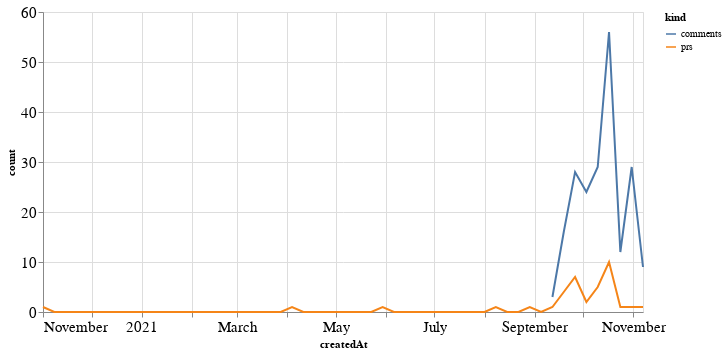

The code cell stored with this chart in its notebook:
### Code cell
alt.Chart(total_time, width=600).mark_line().encode(
    x='createdAt',
    y='count',
    color='kind'
)

### Figure 1 — Vega-Lite specification as saved in the notebook (floating-point values rounded to 4 significant figures)
{"config": {"axisLeft": {"labelFontSize": 15}, "axisBottom": {"labelFontSize": 15}}, "data": {"name": "data-c708c2fb6cfbdeb8e04a9aa055203678"}, "mark": "line", "encoding": {"color": {"type": "nominal", "field": "kind"}, "x": {"type": "temporal", "field": "createdAt"}, "y": {"type": "quantitative", "field": "count"}}, "width": 600, "$schema": "https://vega.github.io/schema/vega-lite/v4.8.1.json", "datasets": {"data-c708c2fb6cfbdeb8e04a9aa055203678": [{"createdAt": "2020-11-01T00:00:00", "kind": "prs", "count": 1.0}, {"createdAt": "2020-11-08T00:00:00", "kind": "prs", "count": 0.0}, {"createdAt": "2020-11-15T00:00:00", "kind": "prs", "count": 0.0}, {"createdAt": "2020-11-22T00:00:00", "kind": "prs", "count": 0.0}, {"createdAt": "2020-11-29T00:00:00", "kind": "prs", "count": 0.0}, {"createdAt": "2020-12-06T00:00:00", "kind": "prs", "count": 0.0}, {"createdAt": "2020-12-13T00:00:00", "kind": "prs", "count": 0.0}, {"createdAt": "2020-12-20T00:00:00", "kind": "prs", "count": 0.0}, {"createdAt": "2020-12-27T00:00:00", "kind": "prs", "count": 0.0}, {"createdAt": "2021-01-03T00:00:00", "kind": "prs", "count": 0.0}, {"createdAt": "2021-01-10T00:00:00", "kind": "prs", "count": 0.0}, {"createdAt": "2021-01-17T00:00:00", "kind": "prs", "count": 0.0}, {"createdAt": "2021-01-24T00:00:00", "kind": "prs", "count": 0.0}, {"createdAt": "2021-01-31T00:00:00", "kind": "prs", "count": 0.0}, {"createdAt": "2021-02-07T00:00:00", "kind": "prs", "count": 0.0}, {"createdAt": "2021-02-14T00:00:00", "kind": "prs", "count": 0.0}, {"createdAt": "2021-02-21T00:00:00", "kind": "prs", "count": 0.0}, {"createdAt": "2021-02-28T00:00:00", "kind": "prs", "count": 0.0}, {"createdAt": "2021-03-07T00:00:00", "kind": "prs", "count": 0.0}, {"createdAt": "2021-03-14T00:00:00", "kind": "prs", "count": 0.0}, {"createdAt": "2021-03-21T00:00:00", "kind": "prs", "count": 0.0}, {"createdAt": "2021-03-28T00:00:00", "kind": "prs", "count": 0.0}, {"createdAt": "2021-04-04T00:00:00", "kind": "prs", "count": 1.0}, {"createdAt": "2021-04-11T00:00:00", "kind": "prs", "count": 0.0}, {"createdAt": "2021-04-18T00:00:00", "kind": "prs", "count": 0.0}, {"createdAt": "2021-04-25T00:00:00", "kind": "prs", "count": 0.0}, {"createdAt": "2021-05-02T00:00:00", "kind": "prs", "count": 0.0}, {"createdAt": "2021-05-09T00:00:00", "kind": "prs", "count": 0.0}, {"createdAt": "2021-05-16T00:00:00", "kind": "prs", "count": 0.0}, {"createdAt": "2021-05-23T00:00:00", "kind": "prs", "count": 0.0}, {"createdAt": "2021-05-30T00:00:00", "kind": "prs", "count": 1.0}, {"createdAt": "2021-06-06T00:00:00", "kind": "prs", "count": 0.0}, {"createdAt": "2021-06-13T00:00:00", "kind": "prs", "count": 0.0}, {"createdAt": "2021-06-20T00:00:00", "kind": "prs", "count": 0.0}, {"createdAt": "2021-06-27T00:00:00", "kind": "prs", "count": 0.0}, {"createdAt": "2021-07-04T00:00:00", "kind": "prs", "count": 0.0}, {"createdAt": "2021-07-11T00:00:00", "kind": "prs", "count": 0.0}, {"createdAt": "2021-07-18T00:00:00", "kind": "prs", "count": 0.0}, {"createdAt": "2021-07-25T00:00:00", "kind": "prs", "count": 0.0}, {"createdAt": "2021-08-01T00:00:00", "kind": "prs", "count": 0.0}, {"createdAt": "2021-08-08T00:00:00", "kind": "prs", "count": 1.0}, {"createdAt": "2021-08-15T00:00:00", "kind": "prs", "count": 0.0}, {"createdAt": "2021-08-22T00:00:00", "kind": "prs", "count": 0.0}, {"createdAt": "2021-08-29T00:00:00", "kind": "prs", "count": 1.0}, {"createdAt": "2021-09-05T00:00:00", "kind": "prs", "count": 0.0}, {"createdAt": "2021-09-12T00:00:00", "kind": "prs", "count": 1.0}, {"createdAt": "2021-09-19T00:00:00", "kind": "prs", "count": 4.0}, {"createdAt": "2021-09-26T00:00:00", "kind": "prs", "count": 7.0}, {"createdAt": "2021-10-03T00:00:00", "kind": "prs", "count": 2.0}, {"createdAt": "2021-10-10T00:00:00", "kind": "prs", "count": 5.0}, {"createdAt": "2021-10-17T00:00:00", "kind": "prs", "count": 10.0}, {"createdAt": "2021-10-24T00:00:00", "kind": "prs", "count": 1.0}, {"createdAt": "2021-10-31T00:00:00", "kind": "prs", "count": 1.0}, {"createdAt": "2021-11-07T00:00:00", "kind": "prs", "count": 1.0}, {"createdAt": "2020-11-01T00:00:00", "kind": "comments", "count": null}, {"createdAt": "2020-11-08T00:00:00", "kind": "comments", "count": null}, {"createdAt": "2020-11-15T00:00:00", "kind": "comments", "count": null}, {"createdAt": "2020-11-22T00:00:00", "kind": "comments", "count": null}, {"createdAt": "2020-11-29T00:00:00", "kind": "comments", "count": null}, {"createdAt": "2020-12-06T00:00:00", "kind": "comments", "count": null}, {"createdAt": "2020-12-13T00:00:00", "kind": "comments", "count": null}, {"createdAt": "2020-12-20T00:00:00", "kind": "comments", "count": null}, {"createdAt": "2020-12-27T00:00:00", "kind": "comments", "count": null}, {"createdAt": "2021-01-03T00:00:00", "kind": "comments", "count": null}, {"createdAt": "2021-01-10T00:00:00", "kind": "comments", "count": null}, {"createdAt": "2021-01-17T00:00:00", "kind": "comments", "count": null}, {"createdAt": "2021-01-24T00:00:00", "kind": "comments", "count": null}, {"createdAt": "2021-01-31T00:00:00", "kind": "comments", "count": null}, {"createdAt": "2021-02-07T00:00:00", "kind": "comments", "count": null}, {"createdAt": "2021-02-14T00:00:00", "kind": "comments", "count": null}, {"createdAt": "2021-02-21T00:00:00", "kind": "comments", "count": null}, {"createdAt": "2021-02-28T00:00:00", "kind": "comments", "count": null}, {"createdAt": "2021-03-07T00:00:00", "kind": "comments", "count": null}, {"createdAt": "2021-03-14T00:00:00", "kind": "comments", "count": null}, {"createdAt": "2021-03-21T00:00:00", "kind": "comments", "count": null}, {"createdAt": "2021-03-28T00:00:00", "kind": "comments", "count": null}, {"createdAt": "2021-04-04T00:00:00", "kind": "comments", "count": null}, {"createdAt": "2021-04-11T00:00:00", "kind": "comments", "count": null}, {"createdAt": "2021-04-18T00:00:00", "kind": "comments", "count": null}, {"createdAt": "2021-04-25T00:00:00", "kind": "comments", "count": null}, {"createdAt": "2021-05-02T00:00:00", "kind": "comments", "count": null}, {"createdAt": "2021-05-09T00:00:00", "kind": "comments", "count": null}, {"createdAt": "2021-05-16T00:00:00", "kind": "comments", "count": null}, {"createdAt": "2021-05-23T00:00:00", "kind": "comments", "count": null}, {"createdAt": "2021-05-30T00:00:00", "kind": "comments", "count": null}, {"createdAt": "2021-06-06T00:00:00", "kind": "comments", "count": null}, {"createdAt": "2021-06-13T00:00:00", "kind": "comments", "count": null}, {"createdAt": "2021-06-20T00:00:00", "kind": "comments", "count": null}, {"createdAt": "2021-06-27T00:00:00", "kind": "comments", "count": null}, {"createdAt": "2021-07-04T00:00:00", "kind": "comments", "count": null}, {"createdAt": "2021-07-11T00:00:00", "kind": "comments", "count": null}, {"createdAt": "2021-07-18T00:00:00", "kind": "comments", "count": null}, {"createdAt": "2021-07-25T00:00:00", "kind": "comments", "count": null}, {"createdAt": "2021-08-01T00:00:00", "kind": "comments", "count": null}, {"createdAt": "2021-08-08T00:00:00", "kind": "comments", "count": null}, {"createdAt": "2021-08-15T00:00:00", "kind": "comments", "count": null}, {"createdAt": "2021-08-22T00:00:00", "kind": "comments", "count": null}, {"createdAt": "2021-08-29T00:00:00", "kind": "comments", "count": null}, {"createdAt": "2021-09-05T00:00:00", "kind": "comments", "count": null}, {"createdAt": "2021-09-12T00:00:00", "kind": "comments", "count": 3.0}, {"createdAt": "2021-09-19T00:00:00", "kind": "comments", "count": 16.0}, {"createdAt": "2021-09-26T00:00:00", "kind": "comments", "count": 28.0}, {"createdAt": "2021-10-03T00:00:00", "kind": "comments", "count": 24.0}, {"createdAt": "2021-10-10T00:00:00", "kind": "comments", "count": 29.0}, {"createdAt": "2021-10-17T00:00:00", "kind": "comments", "count": 56.0}, {"createdAt": "2021-10-24T00:00:00", "kind": "comments", "count": 12.0}, {"createdAt": "2021-10-31T00:00:00", "kind": "comments", "count": 29.0}, {"createdAt": "2021-11-07T00:00:00", "kind": "comments", "count": 9.0}]}}
